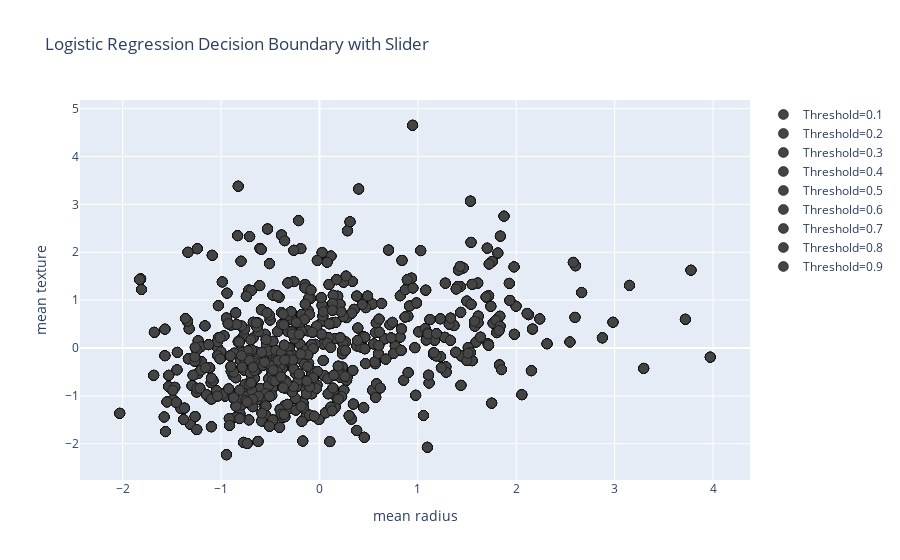
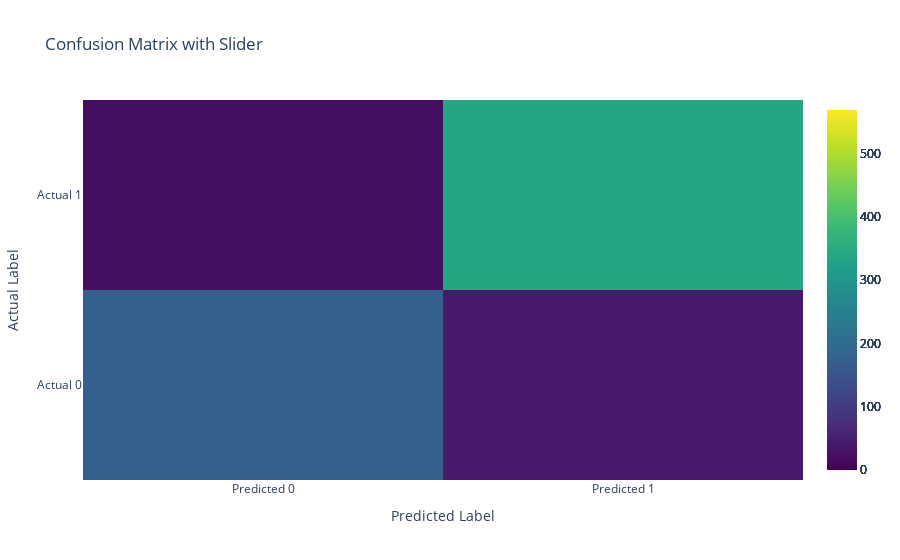

The notebook cell saved with these charts, in order:
### Markdown cell above
### Install necessary libraries used for interactiveness on graphs

1. pip install plotly

2. pip install ipywidgets

In this example, the code uses the breast cancer dataset and performs logistic regression optimized by Newton's Method:

### Code cell
import numpy as np
import pandas as pd
from sklearn import datasets
import plotly.graph_objects as go
import plotly.express as px
from sklearn.datasets import load_breast_cancer
from sklearn.model_selection import train_test_split
from sklearn.linear_model import LogisticRegression
from sklearn.preprocessing import StandardScaler
from sklearn.metrics import accuracy_score, confusion_matrix

#loading breast cancer dataset
cancer = load_breast_cancer()
cancer_df = pd.DataFrame(data=np.c_[cancer['data'], cancer['target']],
                         columns=np.concatenate([cancer['feature_names'], ['target']]))

#for visualization
features = ['mean radius', 'mean texture']
cancer_df['target'] = np.where(cancer_df['target'] == 0, 0, 1)

#data prep
X = cancer_df[features]
y = cancer_df['target']


scaler = StandardScaler()
X_scaled = scaler.fit_transform(X)


X_train, X_test, y_train, y_test = train_test_split(X_scaled, y, test_size=0.2, random_state=42)

#logistic regression model
model = LogisticRegression(solver='newton-cg')
model.fit(X_train, y_train)

y_pred = model.predict(X_test)

accuracy = accuracy_score(y_test, y_pred)
print(f'Accuracy: {accuracy * 100:.2f}%')

#plot decision boundry
def plot_decisionboundary(X, y, features):
    fig = go.Figure()

    for threshold in np.linspace(0.1, 0.9, 9):
        model = LogisticRegression()
        model.fit(X, y > threshold)
        y_pred = model.predict(X)

        trace = go.Scatter(x=X[:, 0], y=X[:, 1], mode='markers',
                           marker=dict(color=y_pred, colorscale='Viridis', size=10,
                                       line=dict(color='black', width=0.5)),
                           name=f'Threshold={threshold:.1f}')

        fig.add_trace(trace)

    fig.update_layout(title='Logistic Regression Decision Boundary with Slider',
                      xaxis=dict(title=features[0]),
                      yaxis=dict(title=features[1]),
                      sliders=[dict(steps=[dict(method='relayout',
                                                args=['shapes', []])],
                                    active=0,
                                    visible=True,
                                    x=0.1,
                                    y=0,
                                    len=0.9)])

    fig.show()



plot_decisionboundary(X_scaled, y, features)

# visualize confusion matrix 
def plot_confusionmatrix(X, y):
    fig = go.Figure()

    for threshold in np.linspace(0.1, 0.9, 9):
        model = LogisticRegression()
        model.fit(X, y > threshold)
        y_pred = model.predict(X)
        conf_matrix = confusion_matrix(y > threshold, y_pred)

        trace = go.Heatmap(z=conf_matrix, zmin=0, zmax=len(X), colorscale='Viridis',
                           x=['Predicted 0', 'Predicted 1'], y=['Actual 0', 'Actual 1'],
                           name=f'Threshold={threshold:.1f}')

        fig.add_trace(trace)

    fig.update_layout(title='Confusion Matrix with Slider',
                      xaxis=dict(title='Predicted Label'),
                      yaxis=dict(title='Actual Label'),
                      sliders=[dict(steps=[dict(method='relayout',
                                                args=['shapes', []])],
                                    active=0,
                                    visible=True,
                                    x=0.1,
                                    y=0,
                                    len=0.9)])

    fig.show()

plot_confusionmatrix(X_scaled, y)

### Figure 1 — Plotly figure (JSON) as saved in the notebook; plotly's stock layout.template omitted (floating-point values rounded to 4 significant figures; data arrays with more than 128 entries replaced by an {"elided": "..."} marker saying what was removed)
{"data": [{"marker": {"color": {"elided": "569 bool values"}, "colorscale": [[0, "#440154"], [0.1111, "#482878"], [0.2222, "#3e4989"], [0.3333, "#31688e"], [0.4444, "#26828e"], [0.5556, "#1f9e89"], [0.6667, "#35b779"], [0.7778, "#6ece58"], [0.8889, "#b5de2b"], [1, "#fde725"]], "line": {"color": "black", "width": 0.5}, "size": 10}, "mode": "markers", "name": "Threshold=0.1", "type": "scatter", "x": {"elided": "569 float values"}, "y": {"elided": "569 float values"}}, {"marker": {"color": {"elided": "569 bool values"}, "colorscale": [[0, "#440154"], [0.1111, "#482878"], [0.2222, "#3e4989"], [0.3333, "#31688e"], [0.4444, "#26828e"], [0.5556, "#1f9e89"], [0.6667, "#35b779"], [0.7778, "#6ece58"], [0.8889, "#b5de2b"], [1, "#fde725"]], "line": {"color": "black", "width": 0.5}, "size": 10}, "mode": "markers", "name": "Threshold=0.2", "type": "scatter", "x": {"elided": "569 float values"}, "y": {"elided": "569 float values"}}, {"marker": {"color": {"elided": "569 bool values"}, "colorscale": [[0, "#440154"], [0.1111, "#482878"], [0.2222, "#3e4989"], [0.3333, "#31688e"], [0.4444, "#26828e"], [0.5556, "#1f9e89"], [0.6667, "#35b779"], [0.7778, "#6ece58"], [0.8889, "#b5de2b"], [1, "#fde725"]], "line": {"color": "black", "width": 0.5}, "size": 10}, "mode": "markers", "name": "Threshold=0.3", "type": "scatter", "x": {"elided": "569 float values"}, "y": {"elided": "569 float values"}}, {"marker": {"color": {"elided": "569 bool values"}, "colorscale": [[0, "#440154"], [0.1111, "#482878"], [0.2222, "#3e4989"], [0.3333, "#31688e"], [0.4444, "#26828e"], [0.5556, "#1f9e89"], [0.6667, "#35b779"], [0.7778, "#6ece58"], [0.8889, "#b5de2b"], [1, "#fde725"]], "line": {"color": "black", "width": 0.5}, "size": 10}, "mode": "markers", "name": "Threshold=0.4", "type": "scatter", "x": {"elided": "569 float values"}, "y": {"elided": "569 float values"}}, {"marker": {"color": {"elided": "569 bool values"}, "colorscale": [[0, "#440154"], [0.1111, "#482878"], [0.2222, "#3e4989"], [0.3333, "#31688e"], [0.4444, "#26828e"], [0.5556, "#1f9e89"], [0.6667, "#35b779"], [0.7778, "#6ece58"], [0.8889, "#b5de2b"], [1, "#fde725"]], "line": {"color": "black", "width": 0.5}, "size": 10}, "mode": "markers", "name": "Threshold=0.5", "type": "scatter", "x": {"elided": "569 float values"}, "y": {"elided": "569 float values"}}, {"marker": {"color": {"elided": "569 bool values"}, "colorscale": [[0, "#440154"], [0.1111, "#482878"], [0.2222, "#3e4989"], [0.3333, "#31688e"], [0.4444, "#26828e"], [0.5556, "#1f9e89"], [0.6667, "#35b779"], [0.7778, "#6ece58"], [0.8889, "#b5de2b"], [1, "#fde725"]], "line": {"color": "black", "width": 0.5}, "size": 10}, "mode": "markers", "name": "Threshold=0.6", "type": "scatter", "x": {"elided": "569 float values"}, "y": {"elided": "569 float values"}}, {"marker": {"color": {"elided": "569 bool values"}, "colorscale": [[0, "#440154"], [0.1111, "#482878"], [0.2222, "#3e4989"], [0.3333, "#31688e"], [0.4444, "#26828e"], [0.5556, "#1f9e89"], [0.6667, "#35b779"], [0.7778, "#6ece58"], [0.8889, "#b5de2b"], [1, "#fde725"]], "line": {"color": "black", "width": 0.5}, "size": 10}, "mode": "markers", "name": "Threshold=0.7", "type": "scatter", "x": {"elided": "569 float values"}, "y": {"elided": "569 float values"}}, {"marker": {"color": {"elided": "569 bool values"}, "colorscale": [[0, "#440154"], [0.1111, "#482878"], [0.2222, "#3e4989"], [0.3333, "#31688e"], [0.4444, "#26828e"], [0.5556, "#1f9e89"], [0.6667, "#35b779"], [0.7778, "#6ece58"], [0.8889, "#b5de2b"], [1, "#fde725"]], "line": {"color": "black", "width": 0.5}, "size": 10}, "mode": "markers", "name": "Threshold=0.8", "type": "scatter", "x": {"elided": "569 float values"}, "y": {"elided": "569 float values"}}, {"marker": {"color": {"elided": "569 bool values"}, "colorscale": [[0, "#440154"], [0.1111, "#482878"], [0.2222, "#3e4989"], [0.3333, "#31688e"], [0.4444, "#26828e"], [0.5556, "#1f9e89"], [0.6667, "#35b779"], [0.7778, "#6ece58"], [0.8889, "#b5de2b"], [1, "#fde725"]], "line": {"color": "black", "width": 0.5}, "size": 10}, "mode": "markers", "name": "Threshold=0.9", "type": "scatter", "x": {"elided": "569 float values"}, "y": {"elided": "569 float values"}}], "layout": {"sliders": [{"active": 0, "len": 0.9, "steps": [{"args": ["shapes", []], "method": "relayout"}], "visible": true, "x": 0.1, "y": 0}], "title": {"text": "Logistic Regression Decision Boundary with Slider"}, "xaxis": {"title": {"text": "mean radius"}}, "yaxis": {"title": {"text": "mean texture"}}}}

### Figure 2 — Plotly figure (JSON) as saved in the notebook; plotly's stock layout.template omitted (floating-point values rounded to 4 significant figures)
{"data": [{"colorscale": [[0, "#440154"], [0.1111, "#482878"], [0.2222, "#3e4989"], [0.3333, "#31688e"], [0.4444, "#26828e"], [0.5556, "#1f9e89"], [0.6667, "#35b779"], [0.7778, "#6ece58"], [0.8889, "#b5de2b"], [1, "#fde725"]], "name": "Threshold=0.1", "type": "heatmap", "x": ["Predicted 0", "Predicted 1"], "y": ["Actual 0", "Actual 1"], "z": [[172, 40], [22, 335]], "zmax": 569, "zmin": 0}, {"colorscale": [[0, "#440154"], [0.1111, "#482878"], [0.2222, "#3e4989"], [0.3333, "#31688e"], [0.4444, "#26828e"], [0.5556, "#1f9e89"], [0.6667, "#35b779"], [0.7778, "#6ece58"], [0.8889, "#b5de2b"], [1, "#fde725"]], "name": "Threshold=0.2", "type": "heatmap", "x": ["Predicted 0", "Predicted 1"], "y": ["Actual 0", "Actual 1"], "z": [[172, 40], [22, 335]], "zmax": 569, "zmin": 0}, {"colorscale": [[0, "#440154"], [0.1111, "#482878"], [0.2222, "#3e4989"], [0.3333, "#31688e"], [0.4444, "#26828e"], [0.5556, "#1f9e89"], [0.6667, "#35b779"], [0.7778, "#6ece58"], [0.8889, "#b5de2b"], [1, "#fde725"]], "name": "Threshold=0.3", "type": "heatmap", "x": ["Predicted 0", "Predicted 1"], "y": ["Actual 0", "Actual 1"], "z": [[172, 40], [22, 335]], "zmax": 569, "zmin": 0}, {"colorscale": [[0, "#440154"], [0.1111, "#482878"], [0.2222, "#3e4989"], [0.3333, "#31688e"], [0.4444, "#26828e"], [0.5556, "#1f9e89"], [0.6667, "#35b779"], [0.7778, "#6ece58"], [0.8889, "#b5de2b"], [1, "#fde725"]], "name": "Threshold=0.4", "type": "heatmap", "x": ["Predicted 0", "Predicted 1"], "y": ["Actual 0", "Actual 1"], "z": [[172, 40], [22, 335]], "zmax": 569, "zmin": 0}, {"colorscale": [[0, "#440154"], [0.1111, "#482878"], [0.2222, "#3e4989"], [0.3333, "#31688e"], [0.4444, "#26828e"], [0.5556, "#1f9e89"], [0.6667, "#35b779"], [0.7778, "#6ece58"], [0.8889, "#b5de2b"], [1, "#fde725"]], "name": "Threshold=0.5", "type": "heatmap", "x": ["Predicted 0", "Predicted 1"], "y": ["Actual 0", "Actual 1"], "z": [[172, 40], [22, 335]], "zmax": 569, "zmin": 0}, {"colorscale": [[0, "#440154"], [0.1111, "#482878"], [0.2222, "#3e4989"], [0.3333, "#31688e"], [0.4444, "#26828e"], [0.5556, "#1f9e89"], [0.6667, "#35b779"], [0.7778, "#6ece58"], [0.8889, "#b5de2b"], [1, "#fde725"]], "name": "Threshold=0.6", "type": "heatmap", "x": ["Predicted 0", "Predicted 1"], "y": ["Actual 0", "Actual 1"], "z": [[172, 40], [22, 335]], "zmax": 569, "zmin": 0}, {"colorscale": [[0, "#440154"], [0.1111, "#482878"], [0.2222, "#3e4989"], [0.3333, "#31688e"], [0.4444, "#26828e"], [0.5556, "#1f9e89"], [0.6667, "#35b779"], [0.7778, "#6ece58"], [0.8889, "#b5de2b"], [1, "#fde725"]], "name": "Threshold=0.7", "type": "heatmap", "x": ["Predicted 0", "Predicted 1"], "y": ["Actual 0", "Actual 1"], "z": [[172, 40], [22, 335]], "zmax": 569, "zmin": 0}, {"colorscale": [[0, "#440154"], [0.1111, "#482878"], [0.2222, "#3e4989"], [0.3333, "#31688e"], [0.4444, "#26828e"], [0.5556, "#1f9e89"], [0.6667, "#35b779"], [0.7778, "#6ece58"], [0.8889, "#b5de2b"], [1, "#fde725"]], "name": "Threshold=0.8", "type": "heatmap", "x": ["Predicted 0", "Predicted 1"], "y": ["Actual 0", "Actual 1"], "z": [[172, 40], [22, 335]], "zmax": 569, "zmin": 0}, {"colorscale": [[0, "#440154"], [0.1111, "#482878"], [0.2222, "#3e4989"], [0.3333, "#31688e"], [0.4444, "#26828e"], [0.5556, "#1f9e89"], [0.6667, "#35b779"], [0.7778, "#6ece58"], [0.8889, "#b5de2b"], [1, "#fde725"]], "name": "Threshold=0.9", "type": "heatmap", "x": ["Predicted 0", "Predicted 1"], "y": ["Actual 0", "Actual 1"], "z": [[172, 40], [22, 335]], "zmax": 569, "zmin": 0}], "layout": {"sliders": [{"active": 0, "len": 0.9, "steps": [{"args": ["shapes", []], "method": "relayout"}], "visible": true, "x": 0.1, "y": 0}], "title": {"text": "Confusion Matrix with Slider"}, "xaxis": {"title": {"text": "Predicted Label"}}, "yaxis": {"title": {"text": "Actual Label"}}}}
